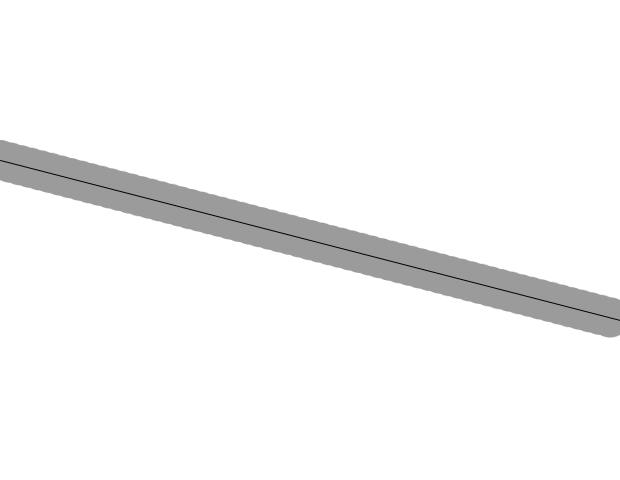
Frame 1 (no input)
Frame 60 (the mouse pressed at the canvas centre just before this capture): identical to frame 1, image omitted
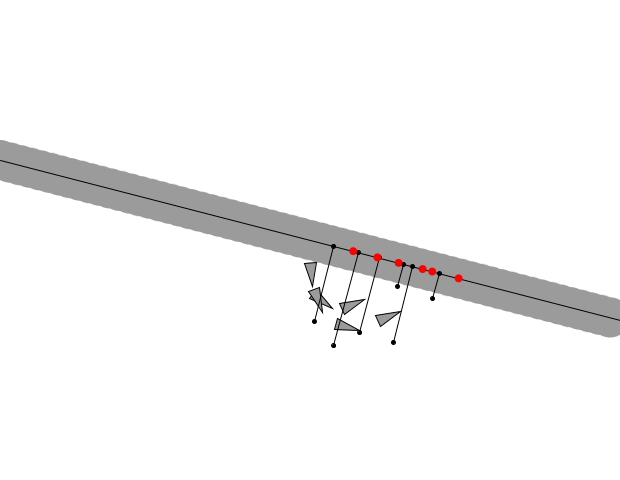
Frame 120 (the mouse held since frame 60 and released just before this capture)

The Processing sketch that drew these frames (run headless with seeded random() and noise(); from frame 60 on, the mouse is pressed at the canvas centre):

// Processing sketch: VII_5_Steering_Behavior_Path_Following
// ── VII_5_Steering_Behavior_Path_Following.pde
ArrayList<Vehicle> vehicles;
int i = 0;
Path p;
boolean debug = true;

void setup() {
  size(620, 480);
  vehicles = new ArrayList<Vehicle>();
  p = new Path();
}

void keyPressed() {
  debug = !debug;
}

void draw() {  
  background(255);
  
  if (mousePressed) {
    if(i%10 == 0)vehicles.add(new Vehicle(mouseX, mouseY));
    i++;
  }
  
  if(debug) p.display();
  
  for(Vehicle v: vehicles) {
    v.follow(p);
    v.update();
    v.borders(p);
    v.display();
  }
}
// ── Path.pde
class Path {
  PVector start;
  PVector end;
  float radius;
  
  Path() {
    radius = 20;
    start = new PVector(0, height/3);
    end = new PVector(width, 2*height/3);
  }
  
  void display() {
    fill(155);
    stroke(155);
    strokeWeight(0);
    for(int i = 0; i < width; i+=10) {
      ellipse(i, (i - start.x) * (end.y - start.y) / (end.x - start.x) + start.y, 2*radius, 2*radius);
    }
    stroke(0);
    strokeWeight(1);
    line(start.x, start.y, end.x, end.y);
  }  
}
// ── Vehicle.pde
class Vehicle {
  PVector pos;
  PVector vel;
  PVector acc;
  float r;
  float maxspeed;
  float maxforce;
  
  Vehicle(float x, float y) {
    pos = new PVector(x, y);
    vel = new PVector(0, 4);
    acc = new PVector(0, 0);
    r = 6;
    maxspeed = random(2, 8);
    maxforce = 0.1;
  }
  
  Vehicle(float x, float y, float vx, float vy) {
    pos = new PVector(x, y);
    vel = new PVector(vx, vy);
    acc = new PVector(0, 0);
    r = 6;
    maxspeed = 4;
    maxforce = 0.1;
  }
  
  void update() {
    vel = vel.add(acc);
    vel.limit(maxspeed);
    pos = pos.add(vel);
    acc.mult(0);
  }
  
  void seek(PVector target) {
    PVector desired = PVector.sub(target, pos);
    desired.normalize();
    desired.mult(maxspeed);
    if(dist(target.x, target.y, pos.x, pos.y) < 100) {
      desired.limit(dist(target.x, target.y, pos.x, pos.y)*maxspeed/100);
    }
    
    PVector steer = PVector.sub(desired, vel);
    steer.limit(maxforce);
    
    applyForce(steer);
  }
  
  void pursue(Vehicle target) {
    PVector desired = PVector.sub(PVector.add(target.pos, target.vel), pos);
    desired.normalize();
    desired.mult(maxspeed);
  }
  
  void follow(Path p) {
    PVector predict = vel.get();
    predict.setMag(50);
    PVector predictPos = PVector.add(pos, predict);
    PVector a = p.start;
    PVector b = p.end;
    PVector normalPoint = getNormalPoint(predictPos, a, b);
    PVector dir = PVector.sub(b, a);
    dir.normalize();
    dir.mult(10);
    
    PVector target = PVector.add(normalPoint, dir);
    float distance = PVector.dist(predictPos, normalPoint);
    
    if(distance > p.radius) {
      fill(180, 20, 20);
      seek(target);
    }
    
    if (debug) {
      fill(0);
      stroke(0);
      line(pos.x, pos.y, pos.x, pos.y);
      ellipse(predictPos.x, predictPos.y, 4, 4);

      // Draw normal position
      fill(0);
      stroke(0);
      line(predictPos.x, predictPos.y, normalPoint.x, normalPoint.y);
      ellipse(normalPoint.x, normalPoint.y, 4, 4);
      stroke(0);
      if (distance > p.radius) fill(255, 0, 0);
      noStroke();
      ellipse(target.x+dir.x, target.y+dir.y, 8, 8);
} 
  }
  
  PVector getNormalPoint(PVector p, PVector a, PVector b) {
    PVector ap = PVector.sub(p, a);
    PVector ab = PVector.sub(b, a);
    ab.normalize();
    ab.mult(ap.dot(ab));
    PVector normalPoint = PVector.add(a, ab);
    return normalPoint;
}
  
  void applyForce(PVector force) {
    acc = acc.add(force);
  }
  
  void borders(Path p) {
    if (pos.x > p.end.x + r) {
      pos.x = p.start.x - r;
      pos.y = p.start.y + (pos.y-p.end.y);
    }
}
  
  void display() {
    float theta = vel.heading2D() + PI/2;
    fill(155);
    stroke(0);
    strokeWeight(1);
    pushMatrix();
    translate(pos.x, pos.y);
    rotate(theta);
    beginShape();
    vertex(0, -r*2);
    vertex(-r, r*2);
    vertex(r, r*2);
    endShape(CLOSE);
    popMatrix();
  }
}
